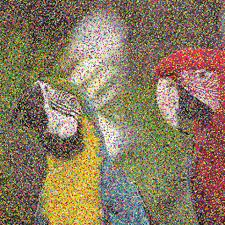
%> input picture Parrots.jpeg, 225 x 225 px
$ octave projectQ2.m   (GNU Octave 9; MATLAB toolbox functions it lacks are replaced by stand-ins)
%> lines starting %> are read from the running program, lines starting %| are printed output that depends on the picture; in (x1, y1, x2, y2) boxes, pixels count from 0 and x2, y2 are one past the last pixel; in counts of white or black regions, pixels touching at a corner belong together; the program's own positions count from 1
% Read the image.
I = imread('Parrots.jpeg');
%> I is the input picture: size 225x225x3 uint8; mean R, G, B 138, 121.1, 96

% Convert the read RGB image to grayscale. Grayscale images are easier to
% process since they contain only intensity information, not color.
grayImage = rgb2gray(I);
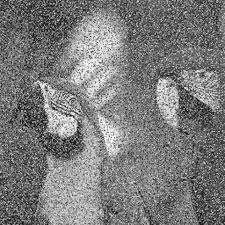
%> grayImage: size 225x225 uint8; min 1, max 254, mean 123.3

% Perform a 2D Fourier transform on the grayscale image. This operation
% transforms the image from the spatial domain into the frequency domain,
% where each point represents a particular frequency contained in the spatial
% domain image.
fftImage = fft2(double(grayImage));

% Shift the zero-frequency component to the center of the spectrum. This is
% done to align the conceptual representation of the frequencies with their
% actual locations in the Fourier transform.
fftShift = fftshift(fftImage);

% Determine the size of the image for the creation of a filter.
[rows, cols] = size(grayImage);
%> rows = 225; cols = 225
% Calculate the center point of the image.
crow = round(rows / 2);
%> crow = 113
ccol = round(cols / 2);
%> ccol = 113

% Create a mask with all zeros - this mask will be used to create the
% low-pass filter.
mask = zeros(rows, cols);

% Define the radius of the circle for the low-pass filter. Only frequencies
% within this circle (low frequencies) will pass through the filter.
r = 50;  % radius of the circle representing the low frequencies

% Generate a circular low-pass filter mask.
[x, y] = meshgrid(1:cols, 1:rows);
mask(((x - ccol).^2 + (y - crow).^2) <= r^2) = 1;
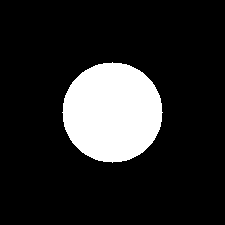
%> mask: size 225x225 double; values 0 (black) and 1 (white), 15.5% white; 1 white region, box (x1, y1, x2, y2) and area: (62, 62, 163, 163) 7845

% Apply the circular low-pass filter to the shifted Fourier transform of the image.
filteredFftShift = fftShift .* mask;

% Shift the frequency components back to their original locations and
% perform an inverse Fourier transform to get the filtered image back in the
% spatial domain.
ifftShift = ifftshift(filteredFftShift);
imgBack = ifft2(ifftShift);
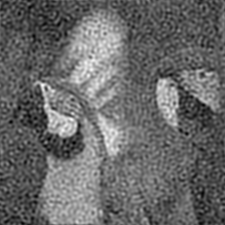
%> imgBack: size 225x225 double; min 30.32, max 255.4, mean 123.3; drawn with min black and max white

% Take the absolute value of the inverse Fourier transform result to get
% real values for the image intensity. This is necessary because the inverse
% Fourier transform can return complex numbers.
imgBack = abs(imgBack);

% Apply a Gaussian smoothing filter to the grayscale image. This is done in
% the spatial domain and will blur the image to reduce noise.
gaussianFiltered = imgaussfilt(grayImage, 2);
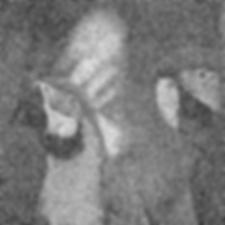
%> gaussianFiltered: size 225x225 uint8; min 57, max 220, mean 123.3

% Display original and filtered images in a figure window.
figure;
% Display the original image.
subplot(1, 3, 1); imshow(grayImage); title('Original Image');
% Display the image after frequency domain smoothing.
subplot(1, 3, 2); imshow(imgBack, []); title('Frequency Domain Smoothing');
% Display the image after spatial domain Gaussian smoothing.
subplot(1, 3, 3); imshow(gaussianFiltered); title('Spatial Domain Smoothing');
